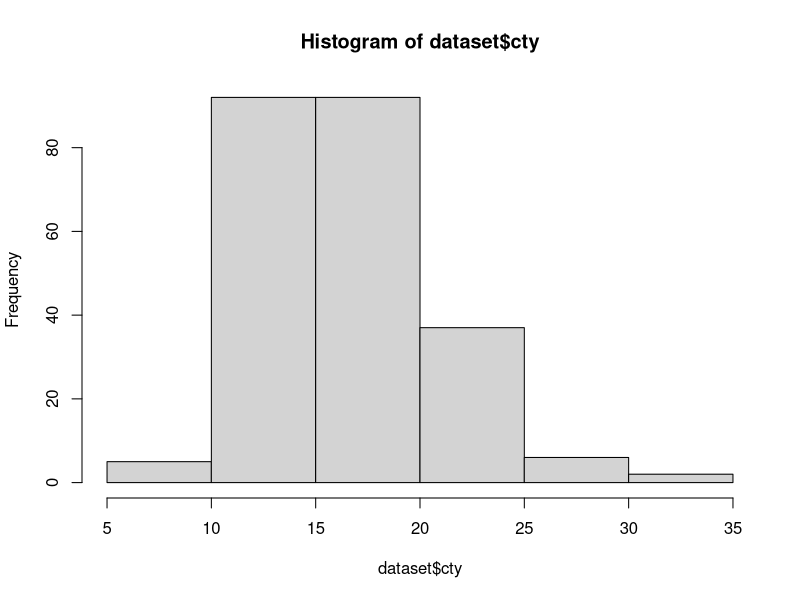

R code for this plot:
install.packages("tidyverse")
library(tidyverse)
?mpg

dataset<-mpg
View(dataset)

head(dataset)
tail(dataset)

summary(dataset)

hist(dataset$cty)